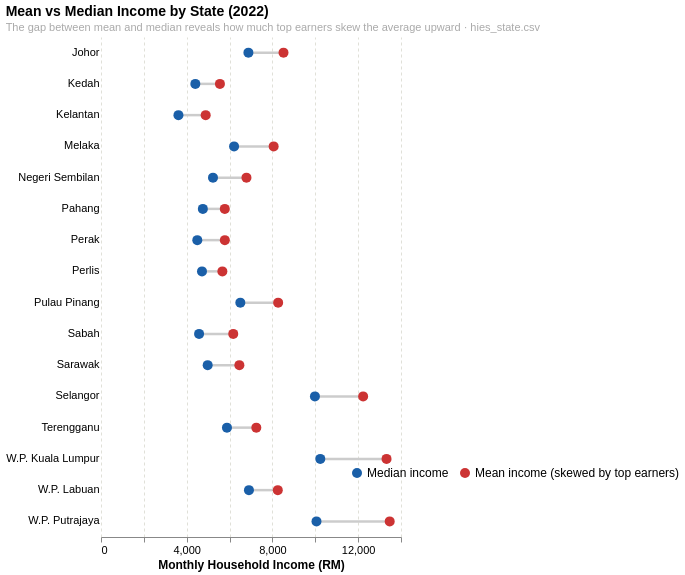

Specify this chart in Vega-Lite:
### Vega-Lite specification from a JSON file in a GitHub repository (floating-point values rounded to 4 significant figures)
{"$schema": "https://vega.github.io/schema/vega-lite/v5.json", "title": {"text": "Mean vs Median Income by State (2022)", "subtitle": "The gap between mean and median reveals how much top earners skew the average upward · hies_state.csv", "fontSize": 14, "subtitleFontSize": 11, "subtitleColor": "#aaaaaa", "anchor": "start"}, "width": "container", "height": 500, "data": {"values": [{"state": "Kelantan", "median": 3614, "mean": 4885}, {"state": "Kedah", "median": 4402, "mean": 5550}, {"state": "Perak", "median": 4494, "mean": 5779}, {"state": "Sabah", "median": 4577, "mean": 6171}, {"state": "Perlis", "median": 4713, "mean": 5664}, {"state": "Pahang", "median": 4753, "mean": 5777}, {"state": "Sarawak", "median": 4978, "mean": 6457}, {"state": "Negeri Sembilan", "median": 5226, "mean": 6788}, {"state": "Terengganu", "median": 5878, "mean": 7248}, {"state": "Melaka", "median": 6210, "mean": 8057}, {"state": "Pulau Pinang", "median": 6502, "mean": 8267}, {"state": "Johor", "median": 6879, "mean": 8517}, {"state": "W.P. Labuan", "median": 6904, "mean": 8250}, {"state": "Selangor", "median": 9983, "mean": 12233}, {"state": "W.P. Putrajaya", "median": 10056, "mean": 13473}, {"state": "W.P. Kuala Lumpur", "median": 10234, "mean": 13325}]}, "transform": [{"fold": ["median", "mean"], "as": ["measure", "value"]}], "layer": [{"transform": [{"aggregate": [{"op": "min", "field": "value", "as": "lo"}, {"op": "max", "field": "value", "as": "hi"}], "groupby": ["state"]}], "mark": {"type": "rule", "color": "#cccccc", "strokeWidth": 2.5}, "encoding": {"y": {"field": "state", "type": "nominal", "sort": {"field": "lo", "order": "ascending"}}, "x": {"field": "lo", "type": "quantitative"}, "x2": {"field": "hi"}}}, {"mark": {"type": "point", "filled": true, "size": 100, "opacity": 0.9}, "params": [{"name": "hover", "select": {"type": "point", "on": "mouseover", "clear": "mouseout"}}], "encoding": {"y": {"field": "state", "type": "nominal", "sort": {"field": "value", "order": "ascending"}, "title": null, "axis": {"labelFontSize": 11, "ticks": false, "domain": false, "labelLimit": 160}}, "x": {"field": "value", "type": "quantitative", "title": "Monthly Household Income (RM)", "axis": {"format": ",.0f", "labelFontSize": 11, "titleFontSize": 12, "gridColor": "#e0e0d8", "gridDash": [3, 3]}}, "color": {"field": "measure", "type": "nominal", "scale": {"domain": ["median", "mean"], "range": ["#1a5fa8", "#cc3333"]}, "legend": {"title": null, "labelFontSize": 12, "symbolSize": 100, "orient": "none", "labelExpr": "datum.value == 'median' ? 'Median income' : 'Mean income (skewed by top earners)'", "offset": 5, "legendX": 250, "legendY": 430, "direction": "horizontal", "labelLimit": 300}}, "opacity": {"condition": {"param": "hover", "value": 1}, "value": 0.8}, "tooltip": [{"field": "state", "type": "nominal", "title": "State"}, {"field": "measure", "type": "nominal", "title": "Measure"}, {"field": "value", "type": "quantitative", "title": "Income (RM)", "format": ",.0f"}]}}], "config": {"view": {"stroke": null}, "background": "#ffffff"}}
